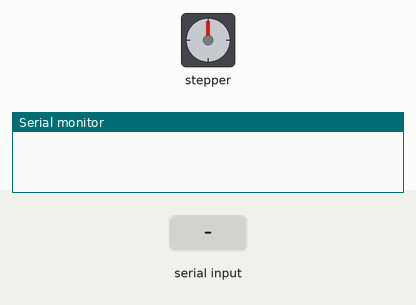
This sketch was run on a simulated Arduino Uno, built with avr-gcc and run on an emulated ATmega328P. Shown: stepper motor, the last lines printed to the serial monitor. Wiring (inferred from the names in the program): stepper motor driver (200 steps per turn assumed): step pin 8; direction pin 9; enable pin 10. Inputs (shaded band) come from the test bench.

Above: at 1.2 s.
1.3 s: "W" received over Serial
At 3.3 s:
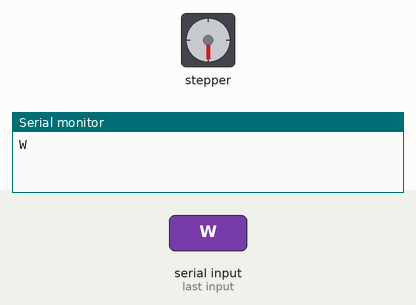
3.7 s: "S" received over Serial
At 5.6 s:
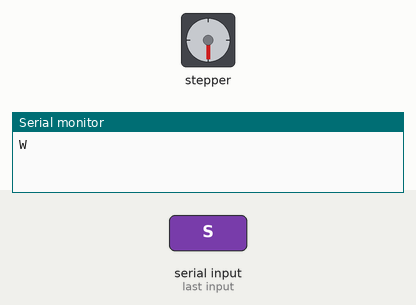
Timing chart, 0 to 7.1 s (numbered marks = the images above; inputs shaded):
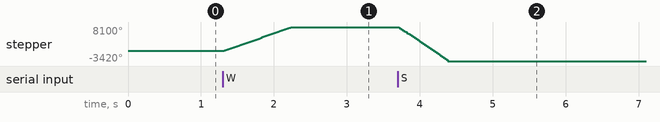

Measured:
- after the input at 1.3 s, stepper: turns 8100° clockwise in 0.93 s, starting at once
- after the input at 3.7 s, stepper: turns 11520° counter-clockwise in 0.68 s, starting at once

The sketch:

bluetoothControle_v1.ino
```cpp
#define PUL 8
#define DIR 9
#define ENA 10

#include <Dabble.h>

void setup() {
  Serial.begin(9600);

  pinMode(PUL, OUTPUT);
  pinMode(DIR, OUTPUT);
  pinMode(ENA, OUTPUT);
}

void loop() {
  digitalWrite(ENA, LOW); // Habilita o driver

  if (Serial.available()) {
    char recebidoBluetooth = Serial.read();
    //Serial.println(recebidoBluetooth);
    if (recebidoBluetooth == 'W') {
      digitalWrite(DIR, HIGH); // Define a direção do motor
      Serial.println("W");
      for (int i = 0; i < 4500; i++) { // Gere pulsos para girar o motor
        digitalWrite(PUL, HIGH);
        delayMicroseconds(100); // Ajuste a velocidade aqui
        digitalWrite(PUL, LOW);
        delayMicroseconds(100);
      }
    }
    else if (recebidoBluetooth == 'S'){
      digitalWrite(DIR, LOW); // Define a direção do motor
      //Serial.println("S");
      for (int i = 0; i < 6400; i++) { // Gere pulsos para girar o motor
        digitalWrite(PUL, HIGH);
        delayMicroseconds(50); // Ajuste a velocidade aqui
        digitalWrite(PUL, LOW);
        delayMicroseconds(50);
      }

    }
  }
}
```
